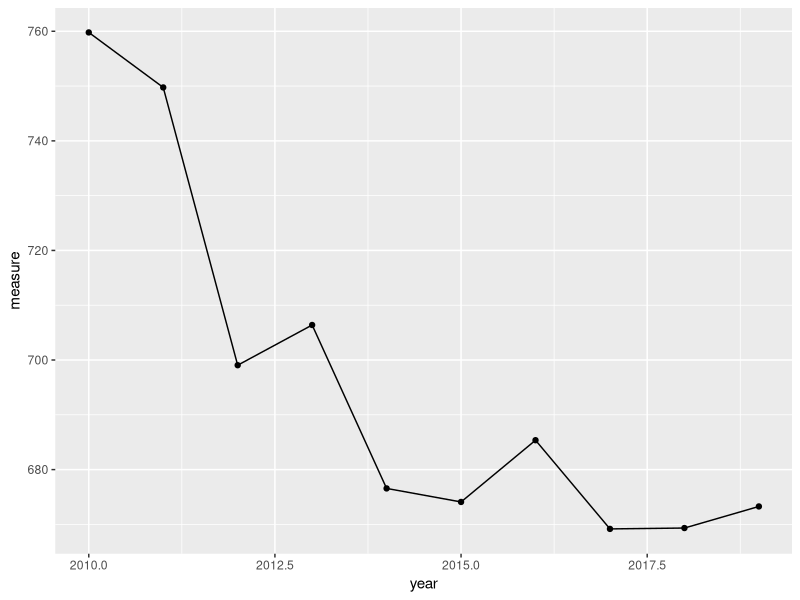
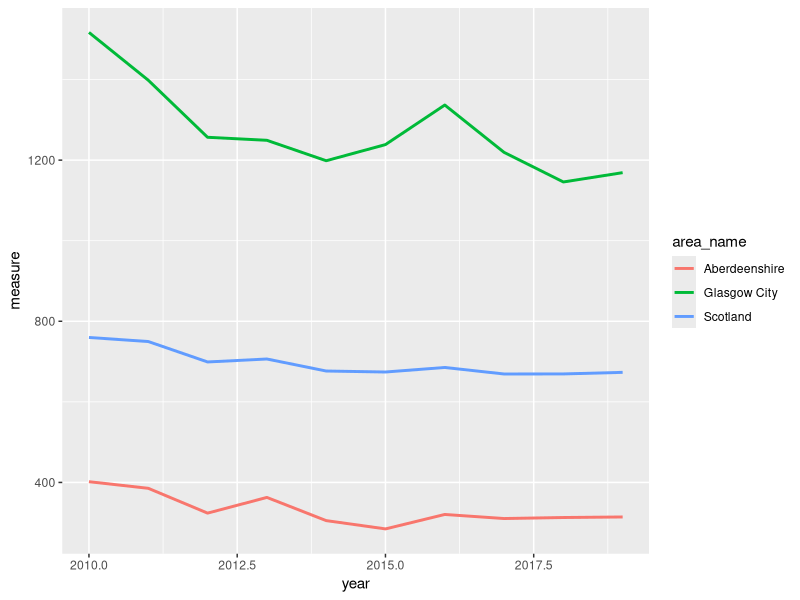
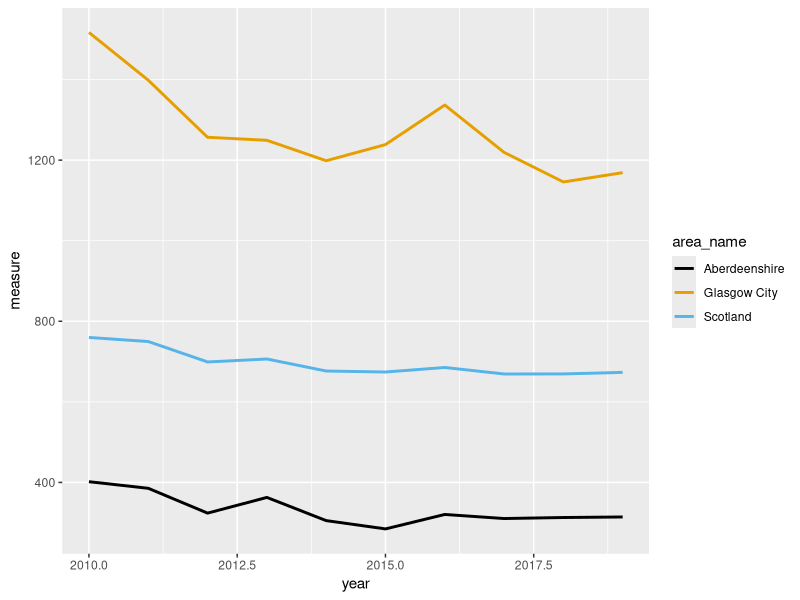
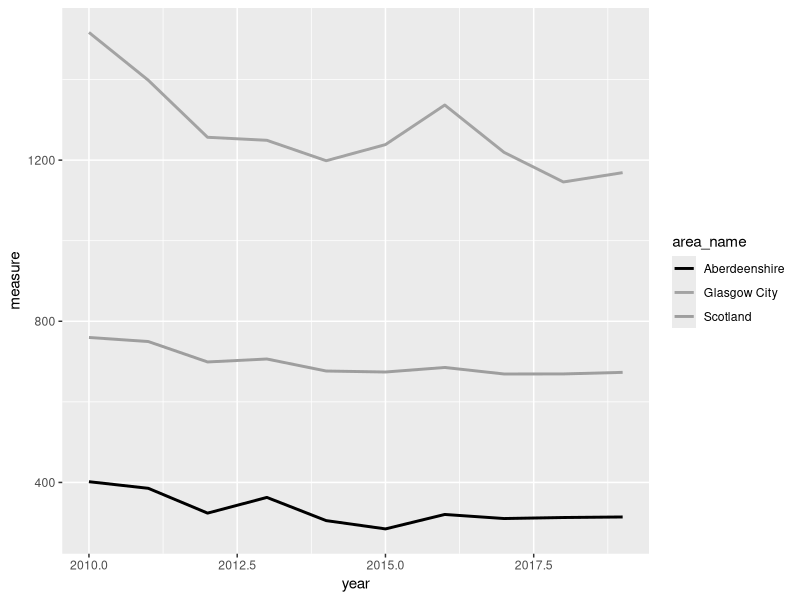
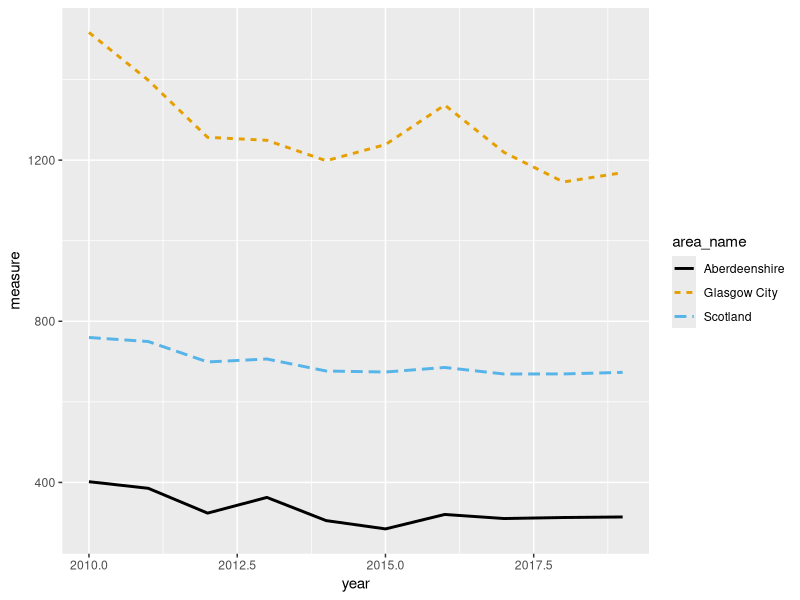
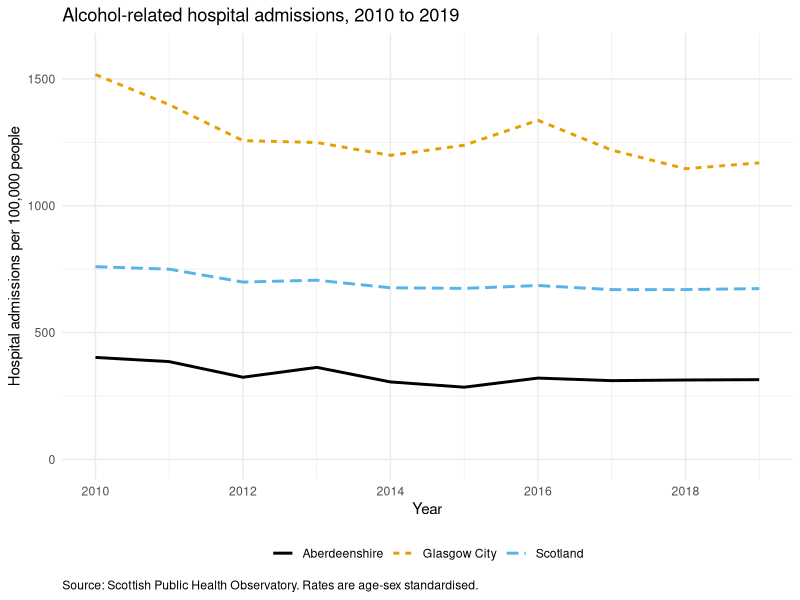
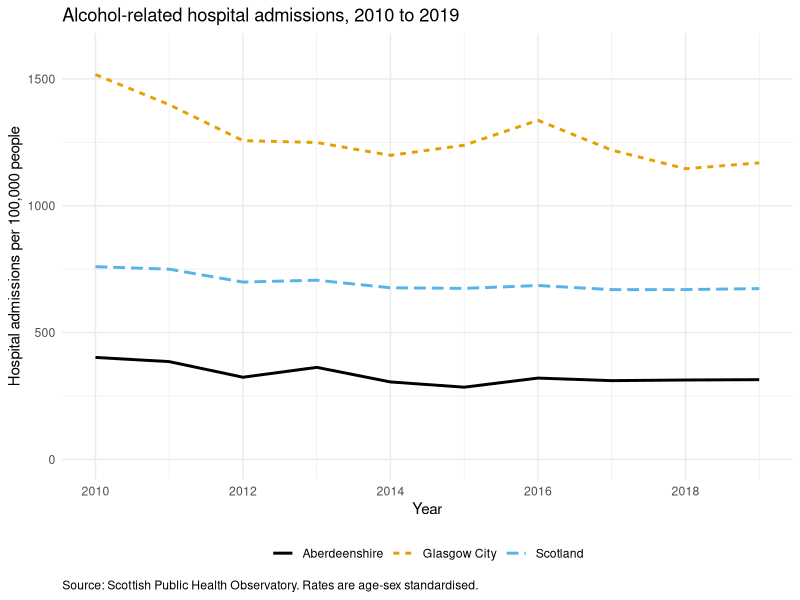
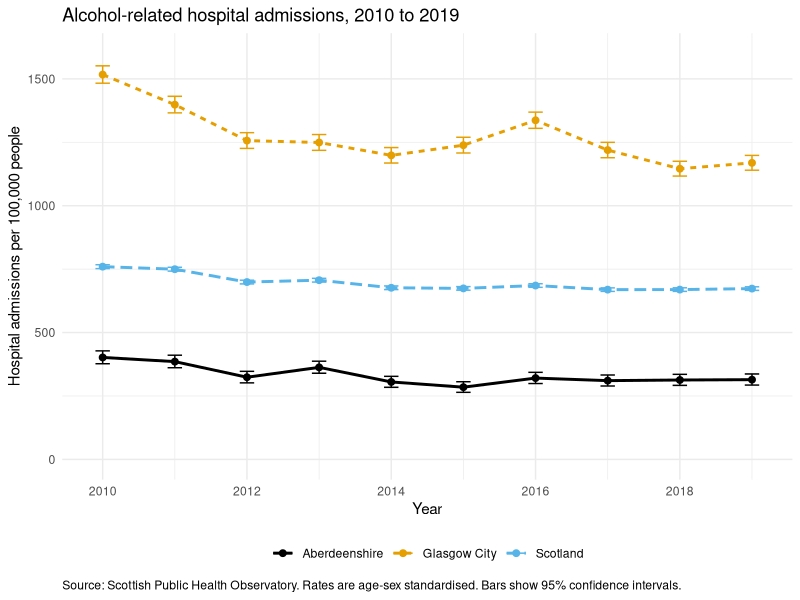

R code for these plots, in order:
## ---- chunk 1
library(ggplot2)
knitr::opts_chunk$set(echo=TRUE, message = FALSE, warning = FALSE, eval = FALSE, cache = FALSE,
                      results = 'hold', fig.show = 'hold')
options(width = 80)
SOLUTIONS <- TRUE
## ---- chunk 2
# Not part of the exercise. When this file is knitted as the solutions the chunks
# below are actually run, so the plots appear on the page. They need a
# 'data/scotpho_alcohol_admissions.txt' and an 'output' directory, which students
# create for themselves and which deliberately do not exist in this repository.
# Build both in a temporary sandbox and point knitr at it, so the paths shown in
# the solutions are the paths students really type.
if (SOLUTIONS) {
  .sandbox <- file.path(tempdir(), "ex6_sandbox")
  dir.create(file.path(.sandbox, "data"), recursive = TRUE, showWarnings = FALSE)
  dir.create(file.path(.sandbox, "output"), showWarnings = FALSE)
  file.copy("data/scotpho_alcohol_admissions.txt",
            file.path(.sandbox, "data", "scotpho_alcohol_admissions.txt"),
            overwrite = TRUE)
  knitr::opts_knit$set(root.dir = .sandbox)
}
## ---- chunk 3
library(ggplot2)

scotpho <- read.table('data/scotpho_alcohol_admissions.txt', header = TRUE, sep = "\t", stringsAsFactors = TRUE)
## ---- chunk 4
str(scotpho)
summary(scotpho)

nrow(scotpho)            # 330

table(scotpho$area_type)
# Council area     Scotland 
#          320           10 

# 33 areas, 10 years each. Every area is complete:
table(scotpho$area_name)
unique(table(scotpho$area_name))   # 10 - so every area has all 10 years

range(scotpho$year)      # 2010 2019

# Why it's worth checking: if an area were missing a year, the line would be
# drawn straight through the gap, joining the points either side of it.
# Nothing would warn you, and the plot would imply data you don't have.
## ---- chunk 5
scot <- scotpho[scotpho$area_name == "Scotland", ]

ggplot(data = scot, aes(x = year, y = measure)) +
  geom_line() +
  geom_point()

# What is wrong with this plot for anyone other than you?
#  - the axes are labelled year and measure, which are column names rather
#    than English
#  - there are no units anywhere, so 673 could be anything
#  - there is no title, so the reader does not know what is being counted
#  - the x axis is broken at 2010, 2012.5, 2015 and 2017.5, and there is no
#    such year as 2012.5
#  - the y axis runs from about 665 to 764 rather than from zero, which
#    exaggerates the decline
#  - there is nothing to say where the data came from
#
# The plot is not wrong. It is just not very useful to anybody who doesn't already
# have the dataset.
## ---- chunk 6
# a) the three areas in one dataframe
areas <- c("Scotland", "Glasgow City", "Aberdeenshire")

three_areas <- scotpho[scotpho$area_name %in% areas, ]

nrow(three_areas)   # 30 - three areas, ten years each

# b) one geom_line(), three lines, and a legend you didn't have to write
ggplot(data = three_areas, aes(x = year, y = measure, colour = area_name)) +
  geom_line(linewidth = 1)

# Glasgow City is roughly twice the Scottish average and Aberdeenshire is
# roughly half of it. In 2019 the rates were 1169, 673 and 314 admissions per
# 100,000. The national line, on its own, describes almost nobody.
## ---- chunk 7
cols <- palette.colors(3, palette = "Okabe-Ito")
cols
# "#000000" "#E69F00" "#56B4E9"   black, orange, sky blue

ggplot(data = three_areas, aes(x = year, y = measure, colour = area_name)) +
  geom_line(linewidth = 1) +
  scale_colour_manual(values = cols)
## ---- chunk 8
greys <- grey(c(0, 0.64, 0.62))

ggplot(data = three_areas, aes(x = year, y = measure, colour = area_name)) +
  geom_line(linewidth = 1) +
  scale_colour_manual(values = greys)

# The orange and the sky blue are different enough on screen, but in grey they
# come out at 0.64 and 0.62, which is practically the same. Anyone printing
# your poster in black and white can't tell Glasgow from Scotland.
## ---- chunk 9
ggplot(data = three_areas,
       aes(x = year, y = measure, colour = area_name, linetype = area_name)) +
  geom_line(linewidth = 1) +
  scale_colour_manual(values = cols)

# mapping both colour and linetype to the same variable gives you a single
# legend showing both, which is what you want. Try it with greys instead of
# cols and you'll find the plot still reads perfectly well.
## ---- chunk 10
ggplot(data = three_areas,
       aes(x = year, y = measure, colour = area_name, linetype = area_name)) +
  geom_line(linewidth = 1) +
  scale_colour_manual(values = cols) +
  scale_x_continuous(breaks = seq(2010, 2019, by = 2)) +
  scale_y_continuous(limits = c(0, 1600)) +
  labs(x = "Year",
       y = "Hospital admissions per 100,000 people",
       title = "Alcohol-related hospital admissions, 2010 to 2019",
       caption = "Source: Scottish Public Health Observatory. Rates are age-sex standardised.",
       colour = NULL, linetype = NULL) +
  theme_minimal() +
  theme(legend.position = "bottom", plot.caption = element_text(hjust = 0))

# plot.caption = element_text(hjust = 0) pushes the source note over to the
# left. ggplot right aligns it by default, which doesn't look quite right.

# Should the y axis start at zero?
# Starting at zero, as here, shows the true relative size of the difference
# between the areas, and Glasgow really is about four times Aberdeenshire.
# Starting at the minimum instead would fill the panel with the year to year
# wiggles and make a fairly modest national decline look dramatic. For a rate
# like this, where zero is meaningful and the comparison between areas is the
# point, starting at zero is the honest choice. For something like average age,
# where zero is nowhere near the data, it wouldn't make much sense. Whichever
# you go for, just be able to say why.
## ---- chunk 11
# give the plot a name. Nothing is drawn until you ask for it by name
admissions_plot <- ggplot(data = three_areas,
       aes(x = year, y = measure, colour = area_name, linetype = area_name)) +
  geom_line(linewidth = 1) +
  scale_colour_manual(values = cols) +
  scale_x_continuous(breaks = seq(2010, 2019, by = 2)) +
  scale_y_continuous(limits = c(0, 1600)) +
  labs(x = "Year",
       y = "Hospital admissions per 100,000 people",
       title = "Alcohol-related hospital admissions, 2010 to 2019",
       caption = "Source: Scottish Public Health Observatory. Rates are age-sex standardised.",
       colour = NULL, linetype = NULL) +
  theme_minimal() +
  theme(legend.position = "bottom", plot.caption = element_text(hjust = 0))

admissions_plot     # draw it in the plot pane

# pdf: a vector format, so it stays sharp at any size. Sizes are in inches.
ggsave('output/ex6_admissions.pdf', plot = admissions_plot,
       width = 10, height = 5.625, units = "in")

# png: pixels, so the resolution matters. 10 x 5.625 inches at 300 dpi gives
# you a 3000 x 1687 pixel image that will print cleanly.
ggsave('output/ex6_admissions.png', plot = admissions_plot,
       width = 10, height = 5.625, units = "in", dpi = 300)

# Use the pdf for anything going to a printer and the png for anything going
# into a Word document, PowerPoint or a web page. If your poster template asks
# for a particular figure size, set width and height to that size here rather
# than resizing the image afterwards, which is what makes text look squashed
# or fuzzy.

# If you leave out plot = admissions_plot, ggsave() saves the last plot you
# drew. That's usually the one you wanted, but not always, so naming it is
# safer.
## ---- chunk 12
# check the y axis limits still fit the intervals
max(three_areas$upper_confidence_interval)
# 1551.45   Glasgow City in 2010, so limits = c(0, 1600) is still fine

admissions_ci_plot <- ggplot(data = three_areas,
       aes(x = year, y = measure, colour = area_name, linetype = area_name)) +
  geom_line(linewidth = 1) +
  geom_errorbar(aes(ymin = lower_confidence_interval,
                    ymax = upper_confidence_interval),
                width = 0.2, linetype = "solid") +
  geom_point(size = 2) +
  scale_colour_manual(values = cols) +
  scale_x_continuous(breaks = seq(2010, 2019, by = 2)) +
  scale_y_continuous(limits = c(0, 1600)) +
  labs(x = "Year",
       y = "Hospital admissions per 100,000 people",
       title = "Alcohol-related hospital admissions, 2010 to 2019",
       caption = "Source: Scottish Public Health Observatory. Rates are age-sex standardised. Bars show 95% confidence intervals.",
       colour = NULL, linetype = NULL) +
  theme_minimal() +
  theme(legend.position = "bottom", plot.caption = element_text(hjust = 0))

admissions_ci_plot     # draw it in the plot pane

# optional. A new file name, so ex6_admissions.png is left alone for Exercise 7
ggsave('output/ex6_admissions_ci.png', plot = admissions_ci_plot,
       width = 10, height = 5.625, units = "in", dpi = 300)

# linetype = "solid" goes outside aes() because it's a fixed value rather than
# something that depends on the data. Without it, the bars for Glasgow City and
# Scotland pick up the dotted and dashed lines from the main aes().

# The Scotland rate is based on the admissions for the whole country, so it's
# estimated much more precisely than the rate for a single council area. Its
# interval is only about 15 admissions per 100,000 wide, compared with roughly
# 45 for Aberdeenshire and 60 for Glasgow City. On a y axis that starts at zero
# all of the intervals look fairly small, which tells you the differences
# between the three areas are much bigger than the uncertainty in any of them.
